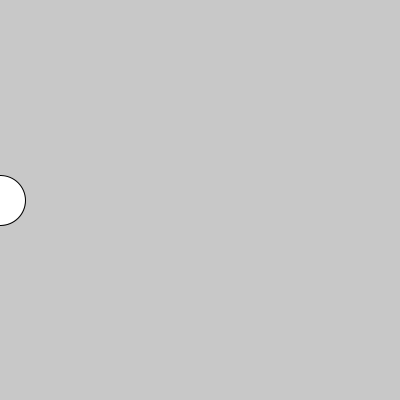
Frame 1 (no input)
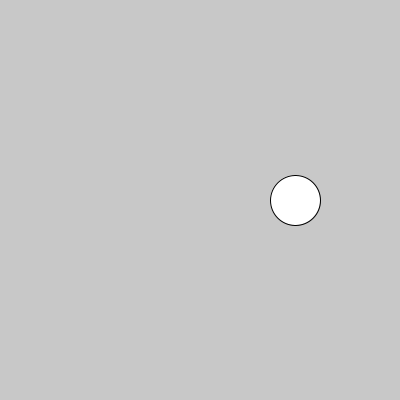
Frame 60 (the mouse pressed at the canvas centre just before this capture)
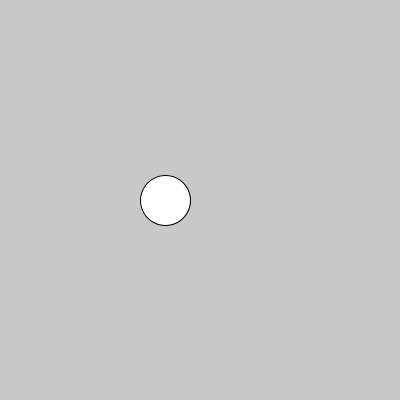
Frame 120 (the mouse held since frame 60 and released just before this capture)

The Processing sketch that drew these frames (run headless with seeded random() and noise(); from frame 60 on, the mouse is pressed at the canvas centre):

// Processing sketch: elipse_rebote_4
// ── elipse_rebote_4.pde
int posX = 0;
int tam = 50;
int dir = 1;
int vel = 5;
void setup(){
    size(400, 400);
}

void draw(){
  background(200);
  ellipse(posX, 200, tam, tam);
  posX = posX + dir * vel;
  
  if(posX + tam/2 > width){
    dir = -1;
  }
  if(posX - tam/2 < 0){
    dir = 1;
  }
}

void mouseClicked(){
  dir = 0;
}

void keyPressed(){
  dir = 1;
}
